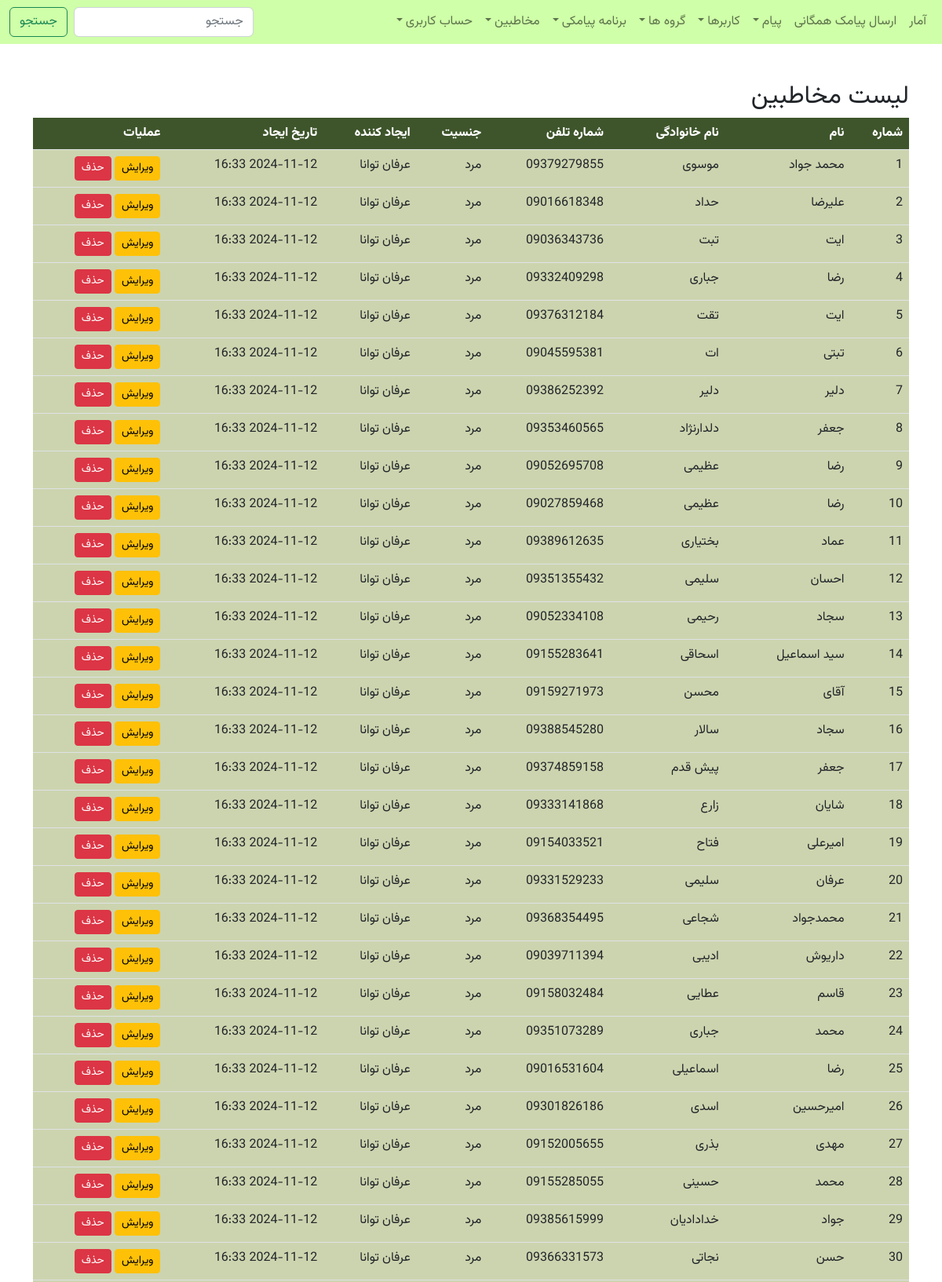
Screenshot of /contacts/contact_list/ (signed in, upper part) with the database file from the repository.
### contacts/models.py (models this page shows, shortened)
class Contact(models.Model):
    GENDER_CHOICES = [
        ('مرد', 'مرد'),
        ('زن', 'زن'),
    ]
    first_name = models.CharField(max_length=150, verbose_name="نام")
    last_name = models.CharField(max_length=150, verbose_name="نام خانوادگی")
    phone_number = models.CharField(max_length=15, verbose_name="شماره تلفن همراه")
    gender = models.CharField(max_length=6, choices=GENDER_CHOICES, verbose_name="جنسیت")
    created_by = models.ForeignKey(User, on_delete=models.SET_NULL, null=True, verbose_name="کاربر ایجاد کننده")
    groups = models.ManyToManyField(Group, verbose_name="گروه‌ها", related_name="contacts")
    organization = models.ForeignKey(Organization, on_delete=models.CASCADE, verbose_name="سازمان",
                                     related_name="contacts")
    created_at = models.DateTimeField(default=timezone.now, verbose_name="تاریخ ایجاد")
    class Meta:
        verbose_name = 'مخاطب'
        verbose_name_plural = 'مخاطبین'

### accounts/models.py (models this page shows, shortened)
class User(AbstractBaseUser, PermissionsMixin):
    phone_number = models.CharField(max_length=15, unique=True, default='', verbose_name="phone number")
    username = None  # Remove the username field as it's not needed
    email = None  # Remove the email field as it's not used
    id = models.UUIDField(primary_key=True, default=uuid.uuid4, editable=False)
    first_name = models.CharField("first name", max_length=150, blank=True)  # User's first name
    last_name = models.CharField("last name", max_length=150, blank=True)  # User's last name
    gender = models.CharField(max_length=10, default='مرد', choices=[('مرد', 'مرد'), ('زن', 'زن')], blank=True,
                              verbose_name="جنسیت")  # Gender field
    is_staff = models.BooleanField("staff status", default=False,
                                   help_text="Designates whether the user can log into this admin site.")
    is_active = models.BooleanField("active", default=True,
                                    help_text="Designates whether this user should be treated as active.")
    date_joined = models.DateTimeField("date joined", default=timezone.now)
    organization = models.ForeignKey('organizations.Organization', on_delete=models.SET_NULL, null=True, blank=True,
                                     verbose_name="سازمان")
    groups = models.ManyToManyField("organizations.Group", verbose_name="گروه‌ها", related_name="users",
                                    blank=True)  # ارتباط با گروه‌ها
    can_access_messages = models.BooleanField("access to messages", default=False,
                                              help_text="Designates whether this user has access to messages.")
    can_access_users = models.BooleanField("access to users", default=False,
                                           help_text="Designates whether this user has access to manage users.")
    can_access_groups = models.BooleanField("access to groups", default=False,
                                            help_text="Designates whether this user has access to manage groups.")
    can_access_sms_program = models.BooleanField("access to SMS program", default=False,
                                                 help_text="Designates whether this user has access to SMS program.")
    can_access_contacts = models.BooleanField("access to contacts", default=False,
                                              help_text="Designates whether this user has access to manage contacts.")
    can_send_bulk_sms = models.BooleanField("send bulk SMS", default=False,
                                            help_text="Designates whether this user can send bulk SMS messages.")
    can_add_contacts = models.BooleanField(
        "add contacts through app",
        default=False,
        help_text="Designates whether this user can add contacts through the app."
    )
    USERNAME_FIELD = 'phone_number'  # Set phone_number as the unique identifier for authentication
    objects = CustomUserManager()  # Assign the custom user manager
    class Meta:
        verbose_name = 'کاربر'
        verbose_name_plural = 'کاربرها'

### contacts/views.py (the view, shortened to what this page needs)
# urls.py: path('contact_list/', ContactListView.as_view(), name='contact_list'),
class ContactListView(ContactAccessRequiredMixin, View):
    def get(self, request):
        if not request.user.is_authenticated:
            return redirect('login')  # کاربر باید وارد شود
        search_query = request.GET.get('search', '')
        contacts = Contact.objects.filter(organization=request.user.organization)
        return render(request, 'contacts/contact_list.html', {'contacts': contacts, 'search_query': search_query})

### contacts/mixins.py (called while the page is built)
    @method_decorator(login_required)
    def dispatch(self, request, *args, **kwargs):
        if not request.user.can_access_contacts:
            raise PermissionDenied("شما مجاز به دسترسی به این صفحه نیستید.")
        return super().dispatch(request, *args, **kwargs)

### contacts/templates/contacts/contact_list.html (shortened to what this page needs)
{% extends 'base.html' %}
{% load static %}
{% block content %}
    <div class="container mt-5">
        <h2>لیست مخاطبین</h2>
        <table class="table" style="border-collapse: collapse; width: 100%;">
            <thead>
            <tr style="background-color: #3e552b; color: white;">
                <th>شماره</th>
                <th>نام</th>
                <th>نام خانوادگی</th>
                <th>شماره تلفن</th>
                <th>جنسیت</th>
                <th>ایجاد کننده</th>
                <th>تاریخ ایجاد</th>
                <th>عملیات</th>
            </tr>
            </thead>
            <tbody>
            {% for contact in contacts %}
                <tr style="background-color: #ccd4af;">
                    <td>{{ forloop.counter }}</td>
                    <td>{{ contact.first_name }}</td>
                    <td>{{ contact.last_name }}</td>
                    <td>{{ contact.phone_number }}</td>
                    <td>{{ contact.gender }}</td>
                    <td>{{ contact.created_by.first_name }} {{ contact.created_by.last_name }}</td>
                    <td>{{ contact.created_at|date:"Y-m-d H:i" }}</td>
                    <td>
                        <a href="{% url 'edit_contact' contact.id %}" class="btn btn-sm btn-warning">ویرایش</a>
                        <button class="btn btn-sm btn-danger" onclick="confirmDelete({{ contact.id }})">حذف</button>
                    </td>
                </tr>
            {% empty %}
                <tr>
                    <td colspan="8" class="text-center">مخاطبی یافت نشد.</td>
                </tr>
            {% endfor %}
            </tbody>
        </table>
    </div>
{% endblock %}

### static/css/style.css (style rules this page uses)
body { margin: 0; font-family: vazir, sans-serif; }

### rows the page displays
Contact: first_name "محمد جواد", last_name "موسوی", phone_number "09379279855", gender "مرد", created_by.first_name "عرفان", created_by.last_name "توانا", created_at "2024-11-12 16:33"
Contact: first_name "علیرضا", last_name "حداد", phone_number "09016618348", gender "مرد", created_by.first_name "عرفان", created_by.last_name "توانا", created_at "2024-11-12 16:33"
Contact: first_name "ایت", last_name "تبت", phone_number "09036343736", gender "مرد", created_by.first_name "عرفان", created_by.last_name "توانا", created_at "2024-11-12 16:33"
Contact: first_name "رضا", last_name "جباری", phone_number "09332409298", gender "مرد", created_by.first_name "عرفان", created_by.last_name "توانا", created_at "2024-11-12 16:33"
Contact: first_name "ایت", last_name "تقت", phone_number "09376312184", gender "مرد", created_by.first_name "عرفان", created_by.last_name "توانا", created_at "2024-11-12 16:33"
Contact: first_name "تبتی", last_name "ات", phone_number "09045595381", gender "مرد", created_by.first_name "عرفان", created_by.last_name "توانا", created_at "2024-11-12 16:33"
Contact: first_name "دلیر", last_name "دلیر", phone_number "09386252392", gender "مرد", created_by.first_name "عرفان", created_by.last_name "توانا", created_at "2024-11-12 16:33"
Contact: first_name "جعفر", last_name "دلدارنژاد", phone_number "09353460565", gender "مرد", created_by.first_name "عرفان", created_by.last_name "توانا", created_at "2024-11-12 16:33"
Contact: first_name "رضا", last_name "عظیمی", phone_number "09052695708", gender "مرد", created_by.first_name "عرفان", created_by.last_name "توانا", created_at "2024-11-12 16:33"
Contact: first_name "رضا", last_name "عظیمی", phone_number "09027859468", gender "مرد", created_by.first_name "عرفان", created_by.last_name "توانا", created_at "2024-11-12 16:33"
Contact: first_name "عماد", last_name "بختیاری", phone_number "09389612635", gender "مرد", created_by.first_name "عرفان", created_by.last_name "توانا", created_at "2024-11-12 16:33"
Contact: first_name "احسان", last_name "سلیمی", phone_number "09351355432", gender "مرد", created_by.first_name "عرفان", created_by.last_name "توانا", created_at "2024-11-12 16:33"
Contact: first_name "سجاد", last_name "رحیمی", phone_number "09052334108", gender "مرد", created_by.first_name "عرفان", created_by.last_name "توانا", created_at "2024-11-12 16:33"
Contact: first_name "سید اسماعیل", last_name "اسحاقی", phone_number "09155283641", gender "مرد", created_by.first_name "عرفان", created_by.last_name "توانا", created_at "2024-11-12 16:33"
Contact: first_name "آقای", last_name "محسن", phone_number "09159271973", gender "مرد", created_by.first_name "عرفان", created_by.last_name "توانا", created_at "2024-11-12 16:33"
Contact: first_name "سجاد", last_name "سالار", phone_number "09388545280", gender "مرد", created_by.first_name "عرفان", created_by.last_name "توانا", created_at "2024-11-12 16:33"
Contact: first_name "جعفر", last_name "پیش قدم", phone_number "09374859158", gender "مرد", created_by.first_name "عرفان", created_by.last_name "توانا", created_at "2024-11-12 16:33"
Contact: first_name "شایان", last_name "زارع", phone_number "09333141868", gender "مرد", created_by.first_name "عرفان", created_by.last_name "توانا", created_at "2024-11-12 16:33"
Contact: first_name "امیرعلی", last_name "فتاح", phone_number "09154033521", gender "مرد", created_by.first_name "عرفان", created_by.last_name "توانا", created_at "2024-11-12 16:33"
Contact: first_name "عرفان", last_name "سلیمی", phone_number "09331529233", gender "مرد", created_by.first_name "عرفان", created_by.last_name "توانا", created_at "2024-11-12 16:33"
Contact: first_name "محمدجواد", last_name "شجاعی", phone_number "09368354495", gender "مرد", created_by.first_name "عرفان", created_by.last_name "توانا", created_at "2024-11-12 16:33"
Contact: first_name "داریوش", last_name "ادیبی", phone_number "09039711394", gender "مرد", created_by.first_name "عرفان", created_by.last_name "توانا", created_at "2024-11-12 16:33"
Contact: first_name "قاسم", last_name "عطایی", phone_number "09158032484", gender "مرد", created_by.first_name "عرفان", created_by.last_name "توانا", created_at "2024-11-12 16:33"
Contact: first_name "محمد", last_name "جباری", phone_number "09351073289", gender "مرد", created_by.first_name "عرفان", created_by.last_name "توانا", created_at "2024-11-12 16:33"
Contact: first_name "رضا", last_name "اسماعیلی", phone_number "09016531604", gender "مرد", created_by.first_name "عرفان", created_by.last_name "توانا", created_at "2024-11-12 16:33"
Contact: first_name "امیرحسین", last_name "اسدی", phone_number "09301826186", gender "مرد", created_by.first_name "عرفان", created_by.last_name "توانا", created_at "2024-11-12 16:33"
Contact: first_name "مهدی", last_name "بذری", phone_number "09152005655", gender "مرد", created_by.first_name "عرفان", created_by.last_name "توانا", created_at "2024-11-12 16:33"
Contact: first_name "محمد", last_name "حسینی", phone_number "09155285055", gender "مرد", created_by.first_name "عرفان", created_by.last_name "توانا", created_at "2024-11-12 16:33"
Contact: first_name "جواد", last_name "خدادادیان", phone_number "09385615999", gender "مرد", created_by.first_name "عرفان", created_by.last_name "توانا", created_at "2024-11-12 16:33"
Contact: first_name "حسن", last_name "نجاتی", phone_number "09366331573", gender "مرد", created_by.first_name "عرفان", created_by.last_name "توانا", created_at "2024-11-12 16:33"
